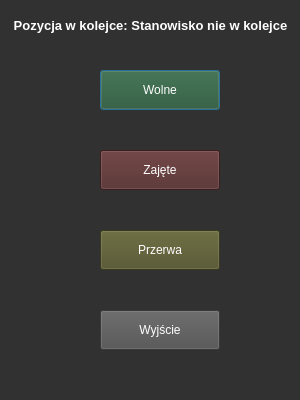
<?xml version="1.0" encoding="UTF-8"?>
<ui version="4.0">
 <class>WorkingWindow</class>
 <widget class="QDialog" name="WorkingWindow">
  <property name="geometry">
   <rect>
    <x>0</x>
    <y>0</y>
    <width>300</width>
    <height>400</height>
   </rect>
  </property>
  <property name="windowTitle">
   <string>Dialog</string>
  </property>
  <property name="styleSheet">
   <string notr="true">background-color: rgb(49, 49, 49);</string>
  </property>
  <widget class="QPushButton" name="ButtonFree">
   <property name="geometry">
    <rect>
     <x>100</x>
     <y>70</y>
     <width>120</width>
     <height>40</height>
    </rect>
   </property>
   <property name="styleSheet">
    <string notr="true">QPushButton {
	background-color: rgb(40, 80, 40);
	color: white;
}

QPushButton:hover {
     background-color: rgb(100, 100, 100);
	color: white;
 }</string>
   </property>
   <property name="text">
    <string>Wolne</string>
   </property>
   <property name="autoRepeatDelay">
    <number>300</number>
   </property>
  </widget>
  <widget class="QPushButton" name="ButtoBusy">
   <property name="geometry">
    <rect>
     <x>100</x>
     <y>150</y>
     <width>120</width>
     <height>40</height>
    </rect>
   </property>
   <property name="styleSheet">
    <string notr="true">QPushButton {
	background-color: rgb(80, 40, 40);
	color: white;
}

QPushButton:hover {
     background-color: rgb(100, 100, 100);
	color: white;
 }</string>
   </property>
   <property name="text">
    <string>Zajęte</string>
   </property>
  </widget>
  <widget class="QPushButton" name="ButtonBreak">
   <property name="geometry">
    <rect>
     <x>100</x>
     <y>230</y>
     <width>120</width>
     <height>40</height>
    </rect>
   </property>
   <property name="styleSheet">
    <string notr="true">QPushButton {
	background-color: rgb(80, 80, 40);
	color: white;
}

QPushButton:hover {
     background-color: rgb(100, 100, 100);
	color: white;
 }</string>
   </property>
   <property name="text">
    <string>Przerwa</string>
   </property>
  </widget>
  <widget class="QPushButton" name="ButtonExit">
   <property name="geometry">
    <rect>
     <x>100</x>
     <y>310</y>
     <width>120</width>
     <height>40</height>
    </rect>
   </property>
   <property name="styleSheet">
    <string notr="true">QPushButton {
	background-color: rgb(80, 80, 80);
	color: white;
}

QPushButton:hover {
     background-color: rgb(100, 100, 100);
	color: white;
 }</string>
   </property>
   <property name="text">
    <string>Wyjście</string>
   </property>
  </widget>
  <widget class="QLabel" name="LabelPositionInQueue">
   <property name="geometry">
    <rect>
     <x>0</x>
     <y>10</y>
     <width>301</width>
     <height>31</height>
    </rect>
   </property>
   <property name="font">
    <font>
     <pointsize>10</pointsize>
     <weight>75</weight>
     <bold>true</bold>
    </font>
   </property>
   <property name="styleSheet">
    <string notr="true">color: white;</string>
   </property>
   <property name="text">
    <string>Pozycja w kolejce: Stanowisko nie w kolejce</string>
   </property>
   <property name="alignment">
    <set>Qt::AlignCenter</set>
   </property>
  </widget>
 </widget>
 <resources/>
 <connections/>
</ui>
